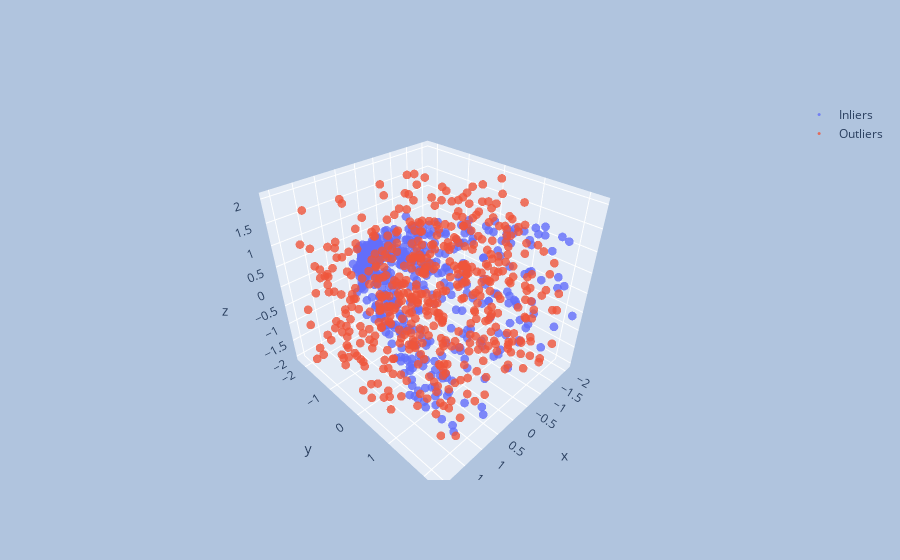

The code cell stored with this chart in its notebook:
### Markdown cell above
# NOTE: Using more than 195 models, Voronoi tesselation does not work

### Code cell
ds, gt = create_paraboloide(num_points=1000, of=0.5)
plot3d(ds, gt)

### Figure 1 — Plotly figure (JSON) as saved in the notebook; plotly's stock layout.template omitted (floating-point values rounded to 4 significant figures; data arrays with more than 128 entries replaced by an {"elided": "..."} marker saying what was removed)
{"data": [{"marker": {"opacity": 0.8, "size": 3}, "mode": "markers", "name": "Inliers", "type": "scatter3d", "x": {"elided": "500 float values"}, "y": {"elided": "500 float values"}, "z": {"elided": "500 float values"}}, {"marker": {"opacity": 0.8, "size": 3}, "mode": "markers", "name": "Outliers", "type": "scatter3d", "x": {"elided": "500 float values"}, "y": {"elided": "500 float values"}, "z": {"elided": "500 float values"}}], "layout": {"autosize": false, "paper_bgcolor": "LightSteelBlue", "showlegend": true}}
